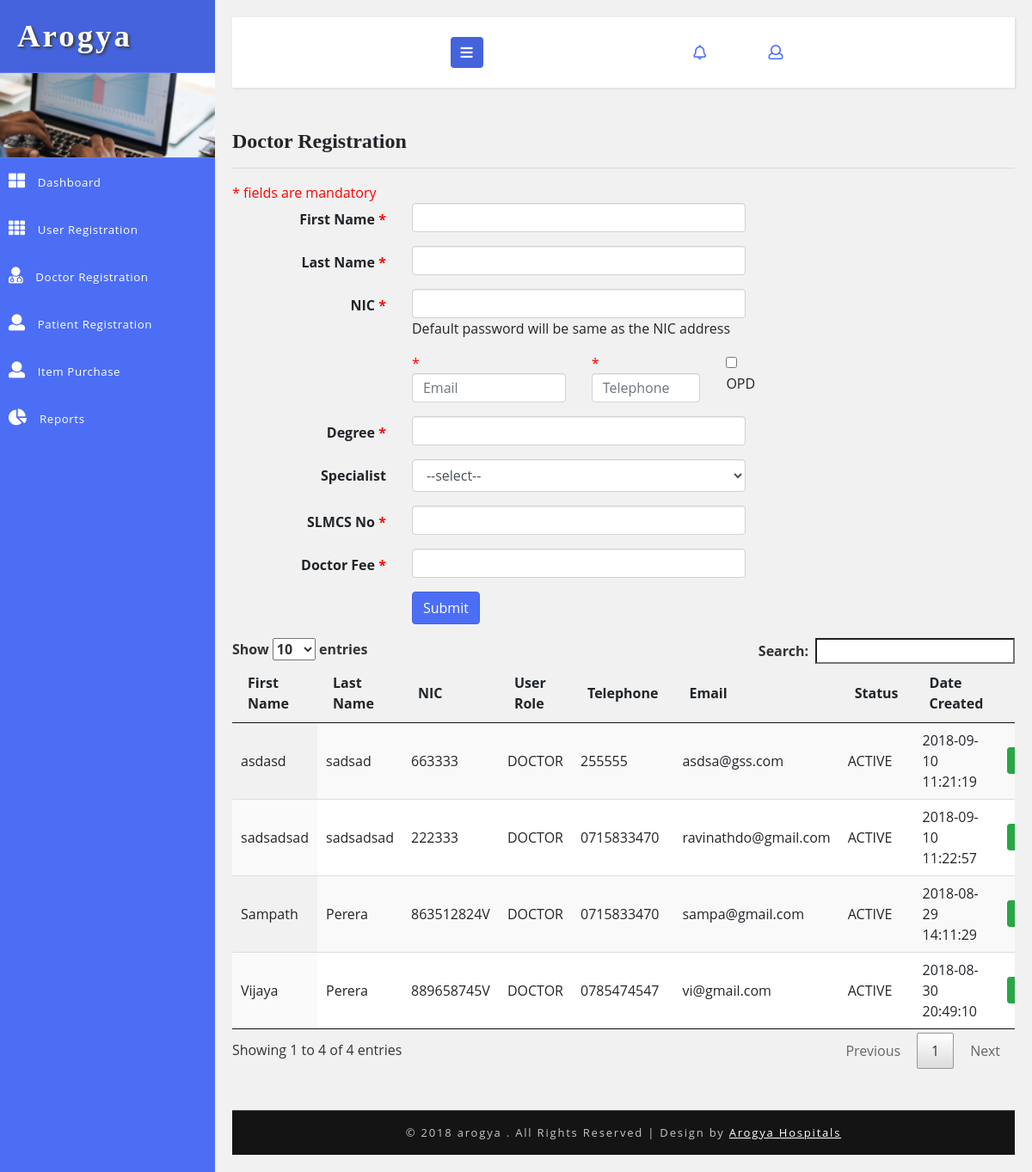
Page /admin/doctor-registration.php on the committed database.
### tables this page shows
CREATE TABLE `hms_doctor` (
  `id` int(5) NOT NULL AUTO_INCREMENT,
  `first_name` varchar(100) DEFAULT NULL,
  `last_name` varchar(100) DEFAULT NULL,
  `nic` varchar(12) DEFAULT NULL,
  `pword` text DEFAULT NULL,
  `email` varchar(50) DEFAULT NULL,
  `telephone` varchar(20) DEFAULT NULL,
  `degree` varchar(200) DEFAULT NULL,
  `specialist_id` int(5) DEFAULT NULL,
  `doc_fee` int(5) DEFAULT NULL,
  `slmc_no` varchar(20) DEFAULT NULL,
  `status_code` varchar(20) DEFAULT 'ACTIVE',
  `category` varchar(20) DEFAULT 'OPD',
  `created_date` timestamp NOT NULL DEFAULT current_timestamp(),
  `created_user` int(5) DEFAULT NULL,
  `user_role` varchar(20) DEFAULT 'DOCTOR',
  PRIMARY KEY (`id`),
  UNIQUE KEY `NewIndex1` (`nic`)
);

### DB.php (called while the page is built, shortened)
<?php
function getDBConnection() {
    $servername = "localhost";
    $username = "root";
    $password = "123";
    $db = "hmsdb";
    $conn = mysqli_connect($servername, $username, $password, $db);
    if (!$conn) {
        die("Connection failed: " . mysqli_connect_error());
    } else {
        return $conn;
    }
}
function getData($sql) {
    $conn = getDBConnection();
    $result = mysqli_query($conn, $sql);
    if (mysqli_num_rows($result) > 0) {
        return $result;
    } else {
        return FALSE;
    }
}
?>

### admin/doctor-registration.php (the view, shortened to what this page needs)
<?php
include '../DB.php';
?>
<!DOCTYPE html>
<html lang="en">
    <head>
        <link rel="stylesheet" href="https://maxcdn.bootstrapcdn.com/bootstrap/3.3.7/css/bootstrap.min.css">
        <link rel="stylesheet" href="https://maxcdn.bootstrapcdn.com/font-awesome/4.7.0/css/font-awesome.min.css">
        <link href="../css/bootstrap.css" rel="stylesheet" type="text/css" media="all" />
        <link href="../css/style.css" rel="stylesheet" type="text/css" media="all" />
        <link rel="stylesheet" href="../css/style4.css">
        <link href="../css/fontawesome-all.css" rel="stylesheet">
    </head>
    <body>
        <div class="wrapper">
            <nav id="sidebar">
                <div class="sidebar-header">
                    <h1>
                        <a href="#">Arogya</a>
                    </h1>
                </div>
                <div class="profile-bg"></div>
                <?php
                include_once '../_tree_admin.php';
                ?>
            </nav>
            <div id="content">
                <?php include_once '../_top_bar.php'; ?>
                <div class="blank-page-content">
                    <h4>  Doctor Registration </h4>
                    <hr>
                    <div class="row">
                        <div class="col-md-8">
                            <form class="form-horizontal"  action="<?php $_SERVER['SERVER_NAME'] ?>/<?= $_SESSION['sitename'] ?>/admin/doctor-registration.php" method="post" >
                                <span class="mando-msg">* fields are mandatory</span>
                                <div class="form-group">
                                    <label for="first_name" class="control-label col-xs-4">First Name <span class="mando-msg">*</span></label>
                                    <div class="col-xs-8">
                                        <input required="" id="first_name" name="first_name" type="text" class="form-control">
                                    </div>
                                </div>
                                <div class="form-group">
                                    <label for="last_name" class="control-label col-xs-4">Last Name <span class="mando-msg">*</span></label>
                                    <div class="col-xs-8">
                                        <input required="" id="last_name" name="last_name" type="text" class="form-control">
                                    </div>
                                </div>
                                <div class="form-group">
                                    <label for="nic" class="control-label col-xs-4">NIC <span class="mando-msg">*</span></label>
                                    <div class="col-xs-8">
                                        <input required="" id="nic" name="nic" type="text" class="form-control">
                                        Default password will be same as the NIC address
                                    </div>
                                </div>
                                <div class="form-group">
                                    <label for="nic" class="control-label col-xs-4"></label>
                                    <div class="col-xs-4">
                                        <span class="mando-msg">*</span><input id="email" name="email"  required="" type="email" class="form-control" placeholder="Email">
                                    </div>
                                    <div class="col-xs-3">
                                        <span class="mando-msg">*</span> <input id="telephone" required="" name="telephone" type="text" class="form-control" placeholder="Telephone">
                                    </div>
                                    <div class="col-xs-1">
                                        <input type="checkbox" name="opd" value="OPD"> OPD
                                    </div>
                                </div>
                                <div class="form-group">
                                    <label for="degree" class="control-label col-xs-4">Degree <span class="mando-msg">*</span></label>
                                    <div class="col-xs-8">
                                        <input  required="" id="degree" name="degree" type="text" class="form-control">
                                    </div>
                                </div>
                                <div class="form-group">
                                    <label for="specialist_id" class="control-label col-xs-4">Specialist</label>
                                    <div class="col-xs-8">
                                        <select id="specialist_id"  name="specialist_id" class="select form-control">
                                            <option value="">--select--</option>
                                        </select>
                                    </div>
                                </div>
                                <div class="form-group">
                                    <label for="slmc_no" class="control-label col-xs-4">SLMCS No <span class="mando-msg">*</span></label>
                                    <div class="col-xs-8">
                                        <input id="slmc_no" required="" name="slmc_no" type="text" class="form-control">
                                    </div>
                                </div>
                                <div class="form-group">
                                    <label for="doc_fee" class="control-label col-xs-4">Doctor Fee <span class="mando-msg">*</span></label>
                                    <div class="col-xs-8">
                                        <input id="doc_fee" name="doc_fee" type="number" class="form-control">
                                    </div>
                                </div>
                                <div class="form-group row">
                                    <div class="col-xs-offset-4 col-xs-8">
                                        <button name="btnDocReg" type="submit" class="btn btn-primary">Submit</button>
                                    </div>
                                </div>
                            </form>
                        </div>
                        <div class="col-md-4"></div>
                    </div>
                    <table id="example" class="display table-responsive" cellspacing="0" width="100%">
                        <thead>
                            <tr>
                                <th>First Name</th>
                                <th>Last Name</th>
                                <th>NIC</th>
                                <th>User Role</th>
                                <th>Telephone</th>
                                <th>Email</th>
                                <th>Status</th>
                                <th>Date Created</th>
                                <th></th>
                            </tr>
                        </thead>
                        <tbody>
                            <?php
                            $sql = " SELECT * FROM hms_doctor ";
                            $resultx = getData($sql);
                            if ($resultx != FALSE) {
                                while ($row = mysqli_fetch_assoc($resultx)) {
                                    ?>
                                    <tr>
                                        <td><?= $row['first_name'] ?></td>
                                        <td><?= $row['last_name'] ?></td>
                                        <td><?= $row['nic'] ?></td>
                                        <td><?= $row['user_role'] ?></td>
                                        <td><?= $row['telephone'] ?></td>
                                        <td><?= $row['email'] ?></td>
                                        <td><?= $row['status_code'] ?></td>
                                        <td><?= $row['created_date'] ?></td>
                                        <td><a class="btn btn-success btn-sm" href="<?php $_SERVER['SERVER_NAME'] ?>/<?= $_SESSION['sitename'] ?>/admin/doctor-registration-update.php?id=<?= $row['id'] ?>">update</a></td>
                                    </tr>
                                    <?php
                                }
                            }
                            ?>
                        </tbody>
                    </table>
                </div>
                <?php include '../_footer.php'; ?>
            </div>
        </div>
        <link href="../css/jquery.dataTables.min.css" rel="stylesheet" type="text/css"/>
    </body>
</html>

### css/style.css (style rules this page uses)
html, body { margin: 0; font-size: 100%; font-family: 'Open Sans', sans-serif; background: #fff; }
.mando-msg { color: red; }
body a { text-decoration: none; transition: 0.5s all; -webkit-transition: 0.5s all; -moz-transition: 0.5s all; -o-transition: 0.5s all; -ms-transition: 0.5s all; }
input[type="button"], button[type="submit"] { transition: 0.5s all; -webkit-transition: 0.5s all; -moz-transition: 0.5s all; -o-transition: 0.5s all; -ms-transition: 0.5s all; }
h1, h2, h3, h4, h5, h6 { margin: 0; font-family: 'Poiret One', cursive; font-weight: 700; }
label { margin: 0; }
.profile-bg { border: 1px solid #5d7cf7; border-left: none; border-right: none; background: url(../images/menu1.jpg)no-repeat 0px 0px; -webkit-background-size: cover; -moz-background-size: cover; -o-background-size: cover; -ms-background-size: cover; background-size: cover; min-height: 100px; }
.table-responsive { display: block; width: 100%; overflow-x: auto; }
.btn-primary { color: #fff; background-color: #4c6ef5; border-color: #4463dc; }

### css/style4.css (style rules this page uses)
body { font-family: 'Open Sans', sans-serif; background: #f1f1f1; }
a, a:hover, a:focus { color: inherit; text-decoration: none; transition: all 0.3s; }
i, span { display: inline-block; }
.wrapper { display: flex; align-items: stretch; }
#sidebar { min-width: 250px; max-width: 250px; background: #4c6ef5; color: #fff; transition: all 0.3s; }
.sidebar-header h1 { font-size: 2.3em; letter-spacing: 3px; color: #fff; text-shadow: 2px 2px 3px #39393a; }
#sidebar .sidebar-header { padding: 20px; background: #4463dc; }
#content { padding: 20px; min-height: 100vh; transition: all 0.3s; overflow: hidden; width: 100%; }

### rows in the picture
hms_doctor: first_name "Sampath", last_name "Perera", nic "863512824V", user_role "DOCTOR", telephone "0715833470", email "sampa@gmail.com", status_code "ACTIVE", created_date "2018-08-29 14:11:29"
hms_doctor: first_name "Vijaya", last_name "Perera", nic "889658745V", user_role "DOCTOR", telephone "0785474547", email "vi@gmail.com", status_code "ACTIVE", created_date "2018-08-30 20:49:10"
hms_doctor: first_name "asdasd", last_name "sadsad", nic "663333", user_role "DOCTOR", telephone "255555", email "asdsa@gss.com", status_code "ACTIVE", created_date "2018-09-10 11:21:19"
hms_doctor: first_name "sadsadsad", last_name "sadsadsad", nic "222333", user_role "DOCTOR", telephone "0715833470", email "ravinathdo@gmail.com", status_code "ACTIVE", created_date "2018-09-10 11:22:57"
